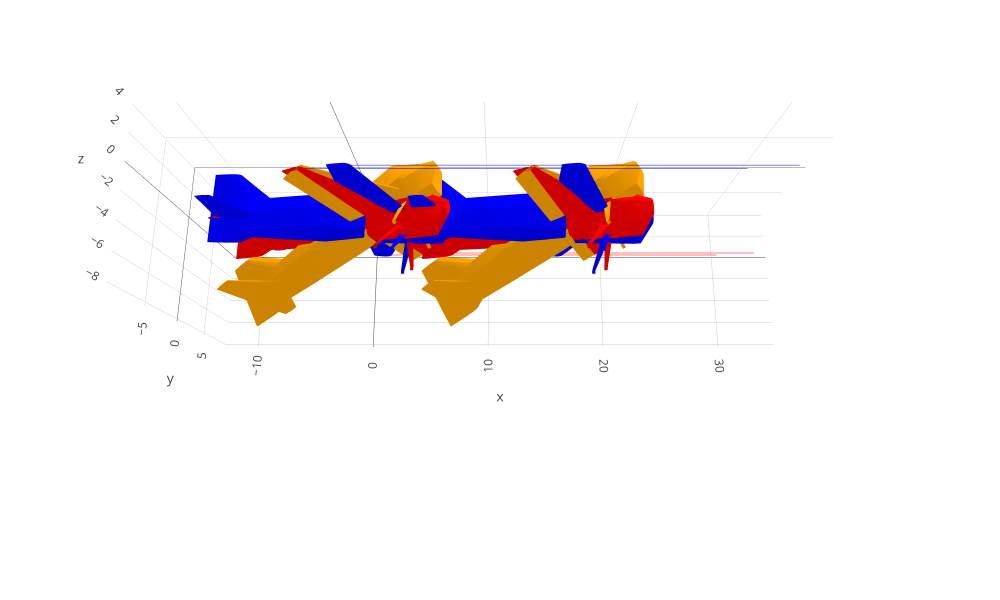

Notebook code for this chart:
### Code cell
from flightplotting.plots import plotsec
start, end = 0,1
fig = plotsec(body_axis[start:end], scale=10, nmodels=1)
fig = plotsec(stability_axis[start:end], scale=10, nmodels=1, fig=fig, color="red")
fig = plotsec(judging_axis[start:end], scale=10, nmodels=1, fig=fig, color="blue")
#fig = plotsec(wsec[start:end], scale=10, nmodels=20, fig=fig, color="blue")

fig.update_layout(height=600, width=1000)

### Figure 1 — Plotly figure (JSON) as saved in the notebook; plotly's stock layout.template omitted (floating-point values rounded to 4 significant figures; data arrays with more than 128 entries replaced by an {"elided": "..."} marker saying what was removed)
{"data": [{"hoverinfo": "text", "line": {"color": "blue", "width": 1}, "mode": "lines", "name": "trace3d", "showlegend": false, "text": ["0.0", "0.0", "0.1", "0.1", "0.1", "0.2", "0.2", "0.2", "0.3", "0.3", "0.3", "0.4", "0.4", "0.4", "0.5", "0.5", "0.5", "0.6", "0.6", "0.6", "0.7", "0.7", "0.7", "0.8", "0.8", "0.8", "0.9", "0.9", "0.9", "1.0"], "type": "scatter3d", "x": [-2.154, -1.143, -0.1334, 0.8767, 1.887, 2.897, 3.907, 4.917, 5.927, 6.937, 7.947, 8.958, 9.968, 10.98, 11.99, 13.0, 14.01, 15.02, 16.03, 17.04, 18.05, 19.06, 20.07, 21.08, 22.09, 23.1, 24.11, 25.12, 26.13, 27.14], "y": [-8.692, -8.692, -8.692, -8.692, -8.692, -8.692, -8.692, -8.692, -8.692, -8.692, -8.692, -8.692, -8.692, -8.692, -8.692, -8.692, -8.692, -8.692, -8.692, -8.692, -8.692, -8.692, -8.692, -8.692, -8.692, -8.692, -8.692, -8.692, -8.692, -8.692], "z": [9.992e-16, 9.992e-16, 9.992e-16, 9.992e-16, 9.992e-16, 9.992e-16, 9.992e-16, 9.992e-16, 9.992e-16, 9.992e-16, 9.992e-16, 9.992e-16, 9.992e-16, 9.992e-16, 9.992e-16, 9.992e-16, 9.992e-16, 9.992e-16, 9.992e-16, 9.992e-16, 9.992e-16, 9.992e-16, 9.992e-16, 9.992e-16, 9.992e-16, 9.992e-16, 9.992e-16, 9.992e-16, 9.992e-16, 9.992e-16]}, {"hoverinfo": "text", "line": {"color": "red", "width": 1}, "mode": "lines", "name": "trace3d", "showlegend": false, "text": ["0.0", "0.0", "0.1", "0.1", "0.1", "0.2", "0.2", "0.2", "0.3", "0.3", "0.3", "0.4", "0.4", "0.4", "0.5", "0.5", "0.5", "0.6", "0.6", "0.6", "0.7", "0.7", "0.7", "0.8", "0.8", "0.8", "0.9", "0.9", "0.9", "1.0"], "type": "scatter3d", "x": [4.174, 5.184, 6.194, 7.204, 8.214, 9.224, 10.23, 11.24, 12.25, 13.26, 14.27, 15.28, 16.29, 17.31, 18.32, 19.33, 20.34, 21.35, 22.36, 23.37, 24.38, 25.39, 26.4, 27.41, 28.42, 29.43, 30.44, 31.45, 32.46, 33.47], "y": [8.692, 8.692, 8.692, 8.692, 8.692, 8.692, 8.692, 8.692, 8.692, 8.692, 8.692, 8.692, 8.692, 8.692, 8.692, 8.692, 8.692, 8.692, 8.692, 8.692, 8.692, 8.692, 8.692, 8.692, 8.692, 8.692, 8.692, 8.692, 8.692, 8.692], "z": [-9.992e-16, -9.992e-16, -9.992e-16, -9.992e-16, -9.992e-16, -9.992e-16, -9.992e-16, -9.992e-16, -9.992e-16, -9.992e-16, -9.992e-16, -9.992e-16, -9.992e-16, -9.992e-16, -9.992e-16, -9.992e-16, -9.992e-16, -9.992e-16, -9.992e-16, -9.992e-16, -9.992e-16, -9.992e-16, -9.992e-16, -9.992e-16, -9.992e-16, -9.992e-16, -9.992e-16, -9.992e-16, -9.992e-16, -9.992e-16]}, {"color": "orange", "hoverinfo": "name", "i": {"elided": "1408 int values"}, "j": {"elided": "1408 int values"}, "k": {"elided": "1408 int values"}, "name": "0.0", "showscale": false, "type": "mesh3d", "x": {"elided": "1534 float values"}, "y": {"elided": "1534 float values"}, "z": {"elided": "1534 float values"}}, {"color": "orange", "hoverinfo": "name", "i": {"elided": "1408 int values"}, "j": {"elided": "1408 int values"}, "k": {"elided": "1408 int values"}, "name": "0.5", "showscale": false, "type": "mesh3d", "x": {"elided": "1534 float values"}, "y": {"elided": "1534 float values"}, "z": {"elided": "1534 float values"}}, {"hoverinfo": "text", "line": {"color": "blue", "width": 1}, "mode": "lines", "name": "trace3d", "showlegend": false, "text": ["0.0", "0.0", "0.1", "0.1", "0.1", "0.2", "0.2", "0.2", "0.3", "0.3", "0.3", "0.4", "0.4", "0.4", "0.5", "0.5", "0.5", "0.6", "0.6", "0.6", "0.7", "0.7", "0.7", "0.8", "0.8", "0.8", "0.9", "0.9", "0.9", "1.0"], "type": "scatter3d", "x": [-2.154, -1.143, -0.1334, 0.8767, 1.887, 2.897, 3.907, 4.917, 5.927, 6.937, 7.947, 8.958, 9.968, 10.98, 11.99, 13.0, 14.01, 15.02, 16.03, 17.04, 18.05, 19.06, 20.07, 21.08, 22.09, 23.1, 24.11, 25.12, 26.13, 27.14], "y": [-8.692, -8.692, -8.692, -8.692, -8.692, -8.692, -8.692, -8.692, -8.692, -8.692, -8.692, -8.692, -8.692, -8.692, -8.692, -8.692, -8.692, -8.692, -8.692, -8.692, -8.692, -8.692, -8.692, -8.692, -8.692, -8.692, -8.692, -8.692, -8.692, -8.692], "z": [1.064e-15, 1.064e-15, 1.064e-15, 1.064e-15, 1.064e-15, 1.064e-15, 1.064e-15, 1.064e-15, 1.064e-15, 1.064e-15, 1.064e-15, 1.064e-15, 1.064e-15, 1.064e-15, 1.064e-15, 1.064e-15, 1.064e-15, 1.064e-15, 1.064e-15, 1.064e-15, 1.064e-15, 1.064e-15, 1.064e-15, 1.064e-15, 1.064e-15, 1.064e-15, 1.064e-15, 1.064e-15, 1.064e-15, 1.064e-15]}, {"hoverinfo": "text", "line": {"color": "red", "width": 1}, "mode": "lines", "name": "trace3d", "showlegend": false, "text": ["0.0", "0.0", "0.1", "0.1", "0.1", "0.2", "0.2", "0.2", "0.3", "0.3", "0.3", "0.4", "0.4", "0.4", "0.5", "0.5", "0.5", "0.6", "0.6", "0.6", "0.7", "0.7", "0.7", "0.8", "0.8", "0.8", "0.9", "0.9", "0.9", "1.0"], "type": "scatter3d", "x": [4.174, 5.184, 6.194, 7.204, 8.214, 9.224, 10.23, 11.24, 12.25, 13.26, 14.27, 15.28, 16.29, 17.31, 18.32, 19.33, 20.34, 21.35, 22.36, 23.37, 24.38, 25.39, 26.4, 27.41, 28.42, 29.43, 30.44, 31.45, 32.46, 33.47], "y": [8.692, 8.692, 8.692, 8.692, 8.692, 8.692, 8.692, 8.692, 8.692, 8.692, 8.692, 8.692, 8.692, 8.692, 8.692, 8.692, 8.692, 8.692, 8.692, 8.692, 8.692, 8.692, 8.692, 8.692, 8.692, 8.692, 8.692, 8.692, 8.692, 8.692], "z": [-1.064e-15, -1.064e-15, -1.064e-15, -1.064e-15, -1.064e-15, -1.064e-15, -1.064e-15, -1.064e-15, -1.064e-15, -1.064e-15, -1.064e-15, -1.064e-15, -1.064e-15, -1.064e-15, -1.064e-15, -1.064e-15, -1.064e-15, -1.064e-15, -1.064e-15, -1.064e-15, -1.064e-15, -1.064e-15, -1.064e-15, -1.064e-15, -1.064e-15, -1.064e-15, -1.064e-15, -1.064e-15, -1.064e-15, -1.064e-15]}, {"color": "red", "hoverinfo": "name", "i": {"elided": "1408 int values"}, "j": {"elided": "1408 int values"}, "k": {"elided": "1408 int values"}, "name": "0.0", "showscale": false, "type": "mesh3d", "x": {"elided": "1534 float values"}, "y": {"elided": "1534 float values"}, "z": {"elided": "1534 float values"}}, {"color": "red", "hoverinfo": "name", "i": {"elided": "1408 int values"}, "j": {"elided": "1408 int values"}, "k": {"elided": "1408 int values"}, "name": "0.5", "showscale": false, "type": "mesh3d", "x": {"elided": "1534 float values"}, "y": {"elided": "1534 float values"}, "z": {"elided": "1534 float values"}}, {"hoverinfo": "text", "line": {"color": "blue", "width": 1}, "mode": "lines", "name": "trace3d", "showlegend": false, "text": ["0.0", "0.0", "0.1", "0.1", "0.1", "0.2", "0.2", "0.2", "0.3", "0.3", "0.3", "0.4", "0.4", "0.4", "0.5", "0.5", "0.5", "0.6", "0.6", "0.6", "0.7", "0.7", "0.7", "0.8", "0.8", "0.8", "0.9", "0.9", "0.9", "1.0"], "type": "scatter3d", "x": [1.01, 2.02, 3.03, 4.04, 5.051, 6.061, 7.071, 8.081, 9.091, 10.1, 11.11, 12.12, 13.13, 14.14, 15.15, 16.16, 17.17, 18.18, 19.19, 20.2, 21.21, 22.22, 23.23, 24.24, 25.25, 26.26, 27.27, 28.28, 29.29, 30.3], "y": [-9.25, -9.25, -9.25, -9.25, -9.25, -9.25, -9.25, -9.25, -9.25, -9.25, -9.25, -9.25, -9.25, -9.25, -9.25, -9.25, -9.25, -9.25, -9.25, -9.25, -9.25, -9.25, -9.25, -9.25, -9.25, -9.25, -9.25, -9.25, -9.25, -9.25], "z": [1.133e-15, 1.133e-15, 1.133e-15, 1.133e-15, 1.133e-15, 1.133e-15, 1.133e-15, 1.133e-15, 1.133e-15, 1.133e-15, 1.133e-15, 1.133e-15, 1.133e-15, 1.133e-15, 1.133e-15, 1.133e-15, 1.133e-15, 1.133e-15, 1.133e-15, 1.133e-15, 1.133e-15, 1.133e-15, 1.133e-15, 1.133e-15, 1.133e-15, 1.133e-15, 1.133e-15, 1.133e-15, 1.133e-15, 1.133e-15]}, {"hoverinfo": "text", "line": {"color": "red", "width": 1}, "mode": "lines", "name": "trace3d", "showlegend": false, "text": ["0.0", "0.0", "0.1", "0.1", "0.1", "0.2", "0.2", "0.2", "0.3", "0.3", "0.3", "0.4", "0.4", "0.4", "0.5", "0.5", "0.5", "0.6", "0.6", "0.6", "0.7", "0.7", "0.7", "0.8", "0.8", "0.8", "0.9", "0.9", "0.9", "1.0"], "type": "scatter3d", "x": [1.01, 2.02, 3.03, 4.04, 5.051, 6.061, 7.071, 8.081, 9.091, 10.1, 11.11, 12.12, 13.13, 14.14, 15.15, 16.16, 17.17, 18.18, 19.19, 20.2, 21.21, 22.22, 23.23, 24.24, 25.25, 26.26, 27.27, 28.28, 29.29, 30.3], "y": [9.25, 9.25, 9.25, 9.25, 9.25, 9.25, 9.25, 9.25, 9.25, 9.25, 9.25, 9.25, 9.25, 9.25, 9.25, 9.25, 9.25, 9.25, 9.25, 9.25, 9.25, 9.25, 9.25, 9.25, 9.25, 9.25, 9.25, 9.25, 9.25, 9.25], "z": [-1.133e-15, -1.133e-15, -1.133e-15, -1.133e-15, -1.133e-15, -1.133e-15, -1.133e-15, -1.133e-15, -1.133e-15, -1.133e-15, -1.133e-15, -1.133e-15, -1.133e-15, -1.133e-15, -1.133e-15, -1.133e-15, -1.133e-15, -1.133e-15, -1.133e-15, -1.133e-15, -1.133e-15, -1.133e-15, -1.133e-15, -1.133e-15, -1.133e-15, -1.133e-15, -1.133e-15, -1.133e-15, -1.133e-15, -1.133e-15]}, {"color": "blue", "hoverinfo": "name", "i": {"elided": "1408 int values"}, "j": {"elided": "1408 int values"}, "k": {"elided": "1408 int values"}, "name": "0.0", "showscale": false, "type": "mesh3d", "x": {"elided": "1534 float values"}, "y": {"elided": "1534 float values"}, "z": {"elided": "1534 float values"}}, {"color": "blue", "hoverinfo": "name", "i": {"elided": "1408 int values"}, "j": {"elided": "1408 int values"}, "k": {"elided": "1408 int values"}, "name": "0.5", "showscale": false, "type": "mesh3d", "x": {"elided": "1534 float values"}, "y": {"elided": "1534 float values"}, "z": {"elided": "1534 float values"}}], "layout": {"height": 600, "width": 1000}}
